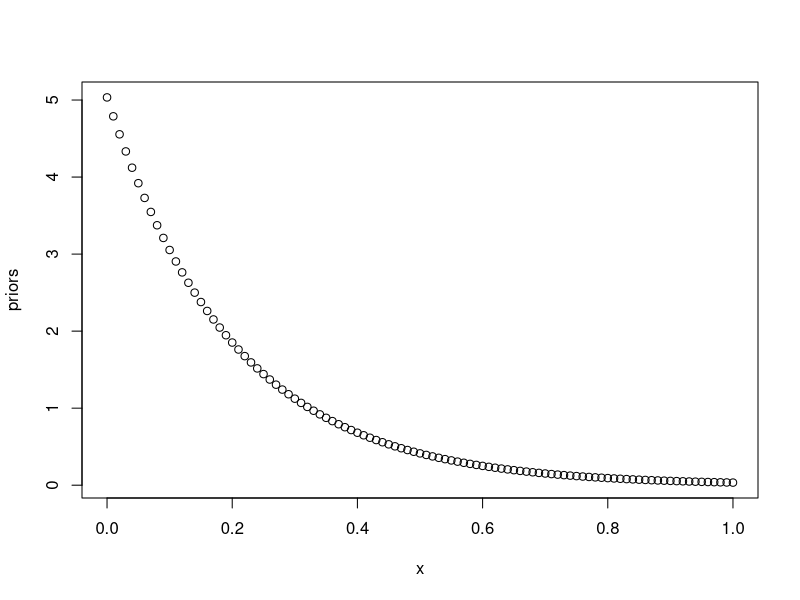
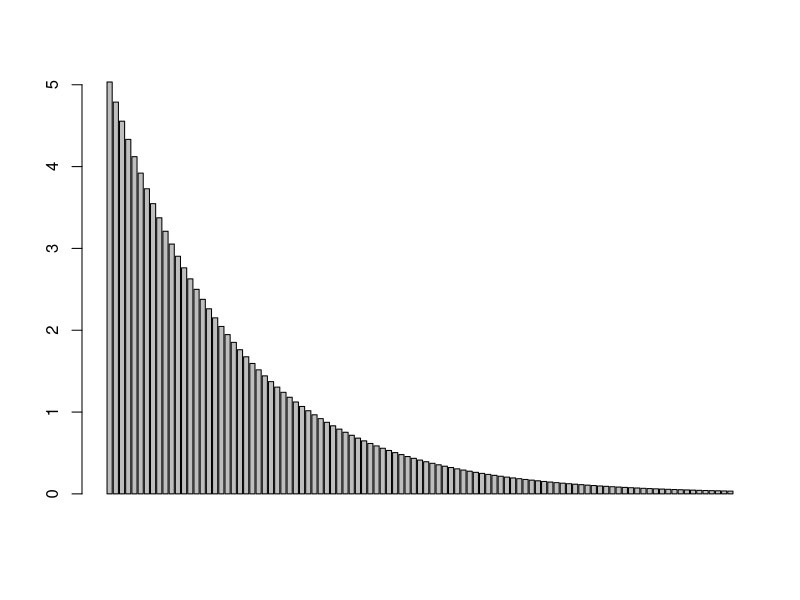
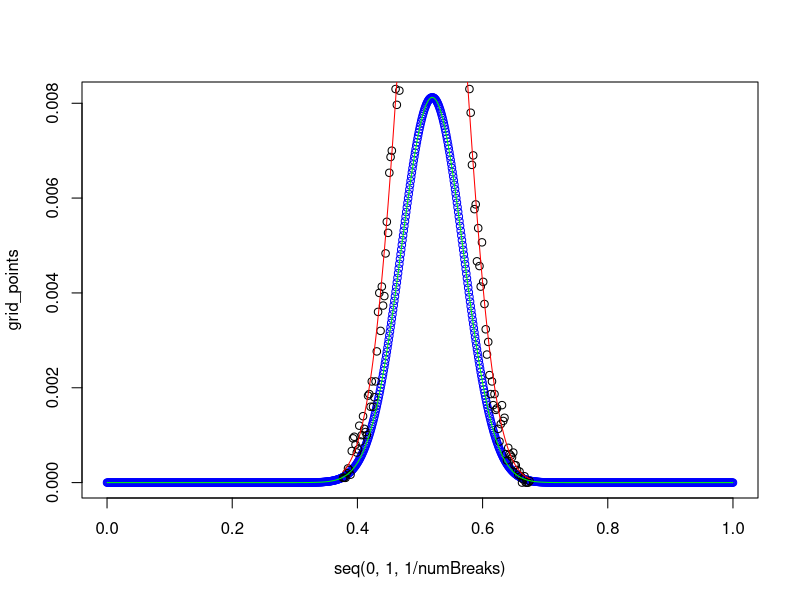
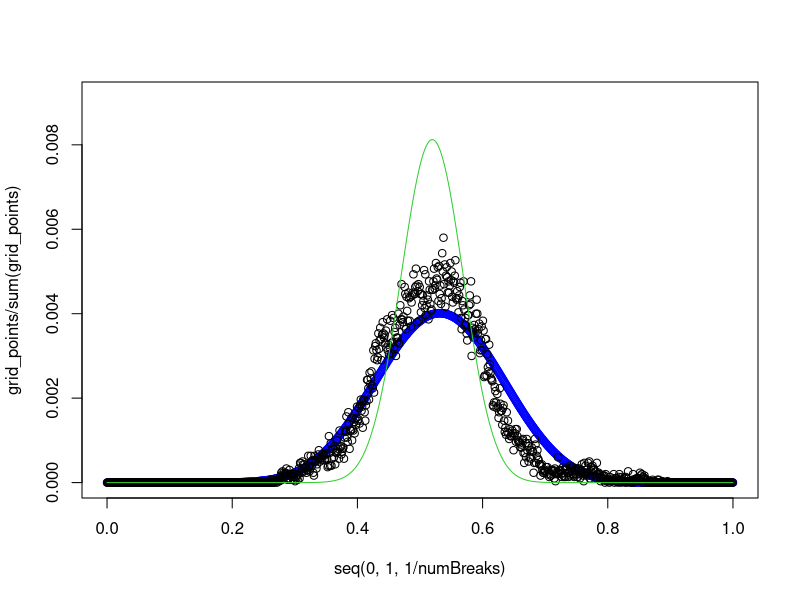
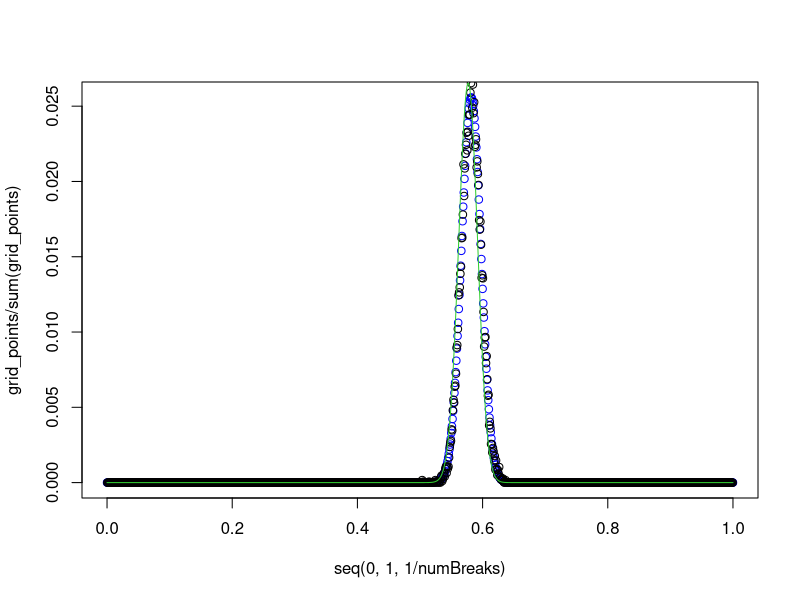

Here is the R script that generated these plots, in order:
## ---- chunk 1
knitr::opts_chunk$set(echo = TRUE)
## ---- chunk 2
x = seq(0,1,.01)
priors = dexp(x, rate=5)/0.9932621

plot(x,priors)
barplot(priors)
## ---- chunk 3


metropolis <- function(iterations, new_data, starting_prob, step_size = .01){
    current_prob = starting_prob
    posteriorDist = vector()
  ## starting_prob is of success, failure
  for(i in 1:iterations){
    
    ## calculate the probability of the current probability (prior or p(current_prob)) * the likelihood of X heads given the data (p(new_data | current_prob))
    # pCurrent = dexp(current_prob, rate=5)/0.9932621 * dbinom(new_data[1], sum(new_data), current_prob)
    pCurrent = dbeta(current_prob, 40,40) * dbinom(new_data[1], sum(new_data), current_prob)
    
    new_prob = current_prob + rnorm(1, mean = 0, sd = step_size)
    new_prob = min(new_prob, 1) ## in case new_prob is above 1
    new_prob = max(new_prob, 0) ## in case new_prob is below 0
    
    ## calculate the probability of a new probability (prior or p(new_prob)) * the likelihood of X heads given the data (p(new_data | new_prob))
    # pNew = dexp(new_prob, rate=5)/0.9932621 * dbinom(new_data[1], sum(new_data), new_prob)
    pNew = dbeta(new_prob, 40,40) * dbinom(new_data[1], sum(new_data), new_prob)
    
    

    ratio = pNew / pCurrent
    
    if (ratio > 1 || ratio >= runif(1)){current_prob = new_prob} ## update the current prob
    
    posteriorDist[i]  = current_prob
    
    
    # if(i %% 100 == 0){
    #   myHist = hist(posteriorDist, breaks = 200, plot = F)
    #   plot(myHist$mids, myHist$counts/i, main = paste("iteration", i))
    #   Sys.sleep(.1)
    # }
    
  }
  return(posteriorDist) }



## ---- chunk 4


grid_integration <- function(numBreaks, alpha_beta, new_data){
  posteriorDist = vector(length = numBreaks)
  NumRectangles = seq(0,1, 1/numBreaks)
  i = 1
  sum = 0
  delta <- 1/(numBreaks - 1)
  
  for(rectangle in NumRectangles){
    # posteriorDist[i] <- dexp(rectangle, rate=5)/0.9932621 * dbinom(new_data[1], sum(new_data), rectangle)
    posteriorDist[i] <- dbeta(rectangle, 40,40) * dbinom(new_data[1], sum(new_data), rectangle)
    
    i = i + 1
  }

  return(posteriorDist/sum(posteriorDist))}


## ---- chunk 5

iterations = 30000
new_data = c(14,10)
starting_prob = 0.5
metropolis_points = metropolis(iterations = iterations, new_data = new_data, starting_prob = starting_prob, step_size = .01)

numBreaks = 1000
alpha_beta = c(40,40)
new_data = c(14,10)

grid_points = grid_integration(numBreaks = numBreaks, alpha_beta = alpha_beta, new_data = new_data)

alpha_beta = c(40,40)
new_data = c(14,10)


beta_dist = dbeta(seq(0,1,1/numBreaks), alpha_beta[1]+new_data[1], alpha_beta[2]+new_data[2])


plot(seq(0,1,1/numBreaks), grid_points, col = "blue")
# myHist = hist(metropolis_points, breaks = seq(0,1,1/numBreaks), plot = F) ## will make the metropolis lay on the grid_points
myHist = hist(metropolis_points, breaks = 200, plot = F)
points(myHist$mids, myHist$counts/iterations)
dbetasum <- sum(dbeta(myHist$mids, 40+14,40+10))
lines(myHist$mids, dbeta(myHist$mids, 40+14,40+10)/dbetasum, col = "red")
lines(seq(0,1,1/numBreaks), beta_dist/sum(beta_dist), col = "green")




## ---- chunk 6
metropolis <- function(iterations, new_data, starting_prob, step_size = .01){
    current_prob = starting_prob
    posteriorDist = vector()
  ## starting_prob is of success, failure
  for(i in 1:iterations){
    
    ## calculate the probability of the current probability (prior or p(current_prob)) * the likelihood of X heads given the data (p(new_data | current_prob))
    pCurrent = dexp(current_prob, rate=5)/0.9932621 * dbinom(new_data[1], sum(new_data), current_prob)
    # pCurrent = dbeta(current_prob, 40,40) * dbinom(new_data[1], sum(new_data), current_prob)
    
    new_prob = current_prob + rnorm(1, mean = 0, sd = step_size)
    new_prob = min(new_prob, 1) ## in case new_prob is above 1
    new_prob = max(new_prob, 0) ## in case new_prob is below 0
    
    ## calculate the probability of a new probability (prior or p(new_prob)) * the likelihood of X heads given the data (p(new_data | new_prob))
    pNew = dexp(new_prob, rate=5)/0.9932621 * dbinom(new_data[1], sum(new_data), new_prob)
    # pNew = dbeta(new_prob, 40,40) * dbinom(new_data[1], sum(new_data), new_prob)
    
    

    ratio = pNew / pCurrent
    
    if (ratio > 1 || ratio >= runif(1)){current_prob = new_prob} ## update the current prob
    
    posteriorDist[i]  = current_prob
    ## current_prob is the metropolis algorithm's guess about the posterior

    
  }
  return(posteriorDist) }
## ---- chunk 7
grid_integration <- function(numBreaks, alpha_beta, new_data){
  posteriorDist = vector(length = numBreaks)
  NumRectangles = seq(0,1, 1/numBreaks)
  i = 1
  sum = 0
  delta <- 1/(numBreaks)
  
  for(rectangle in NumRectangles){
    posteriorDist[i] <- dexp(rectangle, rate=5)/0.9932621 * dbinom(new_data[1], sum(new_data), rectangle)
    # posteriorDist[i] <- dbeta(rectangle, 40,40) * dbinom(new_data[1], sum(new_data), rectangle)
    
    i = i + 1
  }

  return(posteriorDist)}
## ---- chunk 8
iterations = 30000
new_data = c(14,10)
starting_prob = 0.5

## calculating the posteror using metropolis algorithm
metropolis_points = metropolis(iterations = iterations, new_data = new_data, starting_prob = starting_prob, step_size = .01)

numBreaks = 1000
alpha_beta = c(40,40)
new_data = c(14,10)

## calculate the posterior using the grid algorithm

grid_points = grid_integration(numBreaks = numBreaks, alpha_beta = alpha_beta, new_data = new_data)

alpha_beta = c(40,40)
new_data = c(14,10)

## calculate the posterior using the beta distribution
beta_dist = dbeta(seq(0,1,1/numBreaks), alpha_beta[1]+new_data[1], alpha_beta[2]+new_data[2])


## plot the probability of each the posterior values being correct
plot( seq(0,1,1/numBreaks), grid_points/sum(grid_points), col = "blue", ylim = c(0,max((beta_dist*(1/numBreaks)))+0.001) )
myHist <- hist(metropolis_points, breaks = seq(0,1, 1/numBreaks), plot = FALSE)
points(myHist$mids, myHist$counts/iterations) ## or myHist$counts/sum(myHist$counts)
lines(seq(0,1,1/numBreaks), (beta_dist*(1/numBreaks)) , col="limegreen")


### get the most probable posterior:
## metropolis:
print(paste("most probable posterior from metropolis is",myHist$mids[which.max(myHist$counts/iterations)]))
print(paste("most probable posterior from grid is", seq(0,1, 1/numBreaks)[which.max(grid_points/sum(grid_points))]))
print(paste("most probable posterior from dbeta is",seq(0,1,1/numBreaks)[which.max(beta_dist*(1/numBreaks))]))

## in total we observed 14 + 39 heads and 10+39 tails
print(paste("the actual most probable posterior is", (14+39)/(14+39+10+39) ))

## ---- chunk 9

iterations = 30000
new_data = c(583,417)
starting_prob = 0.5

## calculating the posteror using metropolis algorithm
metropolis_points = metropolis(iterations = iterations, new_data = new_data, starting_prob = starting_prob, step_size = .01)

numBreaks = 1000
alpha_beta = c(40,40)

## calculate the posterior using the grid algorithm

grid_points = grid_integration(numBreaks = numBreaks, alpha_beta = alpha_beta, new_data = new_data)


## calculate the posterior using the beta distribution
beta_dist = dbeta(seq(0,1,1/numBreaks), alpha_beta[1]+new_data[1], alpha_beta[2]+new_data[2])


## plot the probability of each the posterior values being correct
plot(seq(0,1,1/numBreaks), grid_points/sum(grid_points), col = "blue")
myHist <- hist(metropolis_points, breaks = seq(0,1, 1/numBreaks), plot = FALSE)
points(myHist$mids, myHist$counts/iterations) ## or myHist$counts/sum(myHist$counts)
lines(seq(0,1,1/numBreaks), (beta_dist*(1/numBreaks)) , col="limegreen")


### get the most probable posterior:
## metropolis:
print(paste("most probable posterior from metropolis is",myHist$mids[which.max(myHist$counts/iterations)]))
print(paste("most probable posterior from grid is", seq(0,1, 1/numBreaks)[which.max(grid_points/sum(grid_points))]))
print(paste("most probable posterior from dbeta is",seq(0,1,1/numBreaks)[which.max(beta_dist*(1/numBreaks))]))

## in total we observed 14 + 39 heads and 10+39 tails
print(paste("the actual most probable posterior is", (583+39)/(583+39+417+39) ))
